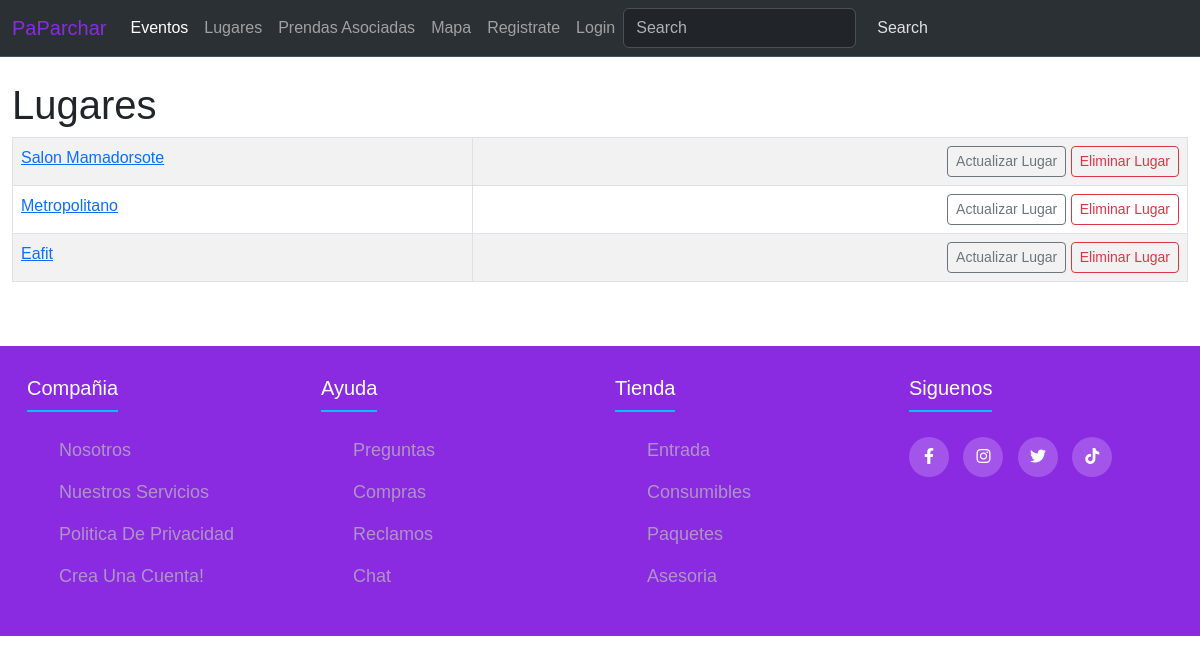
Page /venue on the earlier database version.
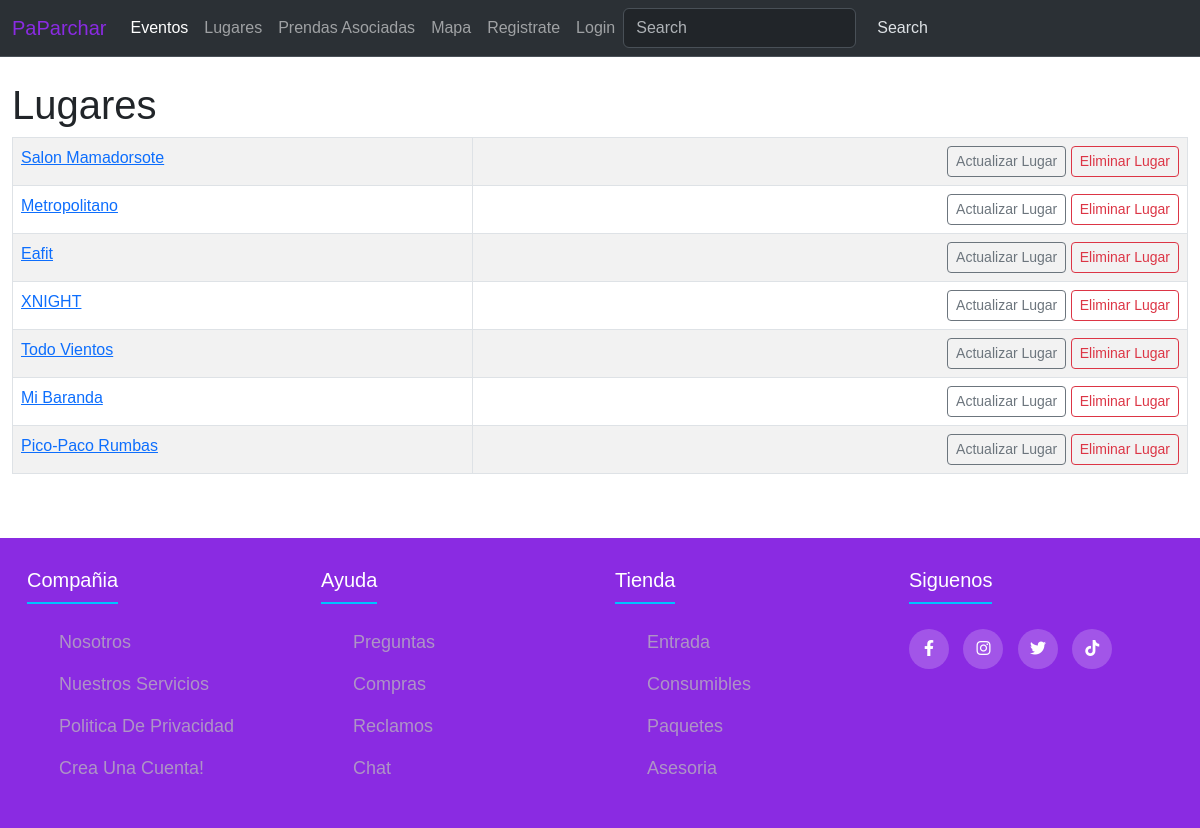
Same page on the later database version.
### eventos/models.py (models this page shows)
class Venue(models.Model):
    name = models.CharField(max_length=150)
    address = models.CharField(max_length=300)
    phone = models.IntegerField(validators=[MinValueValidator(0),MaxValueValidator(11)])
    email_address = models.CharField(max_length=250)
    def __str__(self) -> str:
        return self.name

### eventos/views.py (the view)
# urls.py: path('venue',eventoVista.venues, name='venue'),
def venues(request):
    venue_list = Venue.objects.all()
    return render(request, 'eventos/venue.html', {'venue_list':venue_list})

### eventos/templates/eventos/venue.html
{% extends 'eventos/base.html' %}
{% block content %}
<div class="container-fluid">
<h1>Lugares</h1>
    <table class ="table table-striped table-hover table-bordered">
        {% for venue in venue_list %}
          <tr>
            <td>
           <a href="{% url 'show_venue' venue.id %}"> {{ venue }}</a><br/>
            </td>
           <td align="right">
            <a href="{% url 'update_venue' venue.id %}" class="btn btn-outline-secondary btn-sm">Actualizar lugar</a>
            <a href="{% url 'delete_venue' venue.id %}" class="btn btn-outline-danger btn-sm">Eliminar lugar</a>
            </td>
        </tr>
        {% endfor %}
    </table>
</div>
    <br/>
{% endblock %}

### eventos/templates/eventos/base.html (shortened to what this page needs)
{% load static %}
<!doctype html>
<html lang="en">
  <head>
    <link href="https://cdn.jsdelivr.net/npm/bootstrap@5.3.2/dist/css/bootstrap.min.css" rel="stylesheet">
    <link rel="stylesheet" href='{% static "css/footer.css" %}'>
  </head>
  <body>
    <header>
      {% include 'eventos/navbar.html' %}
    </header>
    <br/>
      {% block content %}
      {% endblock %}
    <br/>
    <footer>
      {% include 'eventos/footer.html' %}
    </footer>
  <body>
</html>

### eventos/templates/eventos/navbar.html (shortened to what this page needs)
<nav class="navbar navbar-expand-lg bg-body-tertiary bg-dark border-bottom border-body" data-bs-theme="dark">
    <div class="container-fluid">
      <a class="navbar-brand" href="{% url 'home' %}" style="color: blueviolet;">PaParchar</a>
      <div class="collapse navbar-collapse" id="navbarSupportedContent">
        <ul class="navbar-nav me-auto mb-2 mb-lg-0">
          <li class="nav-item">
            <a class="nav-link active" aria-current="page" href="{% url 'eventlist' %}">Eventos</a>
          </li>
          <li class="nav-item">
            <a class="nav-link" href="{% url 'venue' %}">Lugares</a>
          </li>
          <li class="nav-item">
            <a class="nav-link" href="{% url 'prendas' %}">Prendas Asociadas</a>
          </li>
          <li class="nav-item">
            <a class="nav-link " href="#">Mapa</a>
          </li>
          {% if user.is_authenticated %}
          <li class="nav-item">
            <a class="nav-link " href="{% url 'logout_user' %}">logout</a>
          </li>
          <li class="nav-item dropdown">
            <a class="nav-link dropdown-toggle" href="#" role="button" data-bs-toggle="dropdown" aria-expanded="false">
              Acciones de usuario
            </a>
            <ul class="dropdown-menu">
              <li><a class="dropdown-item" href="{% url 'add_event' %}">Añadir Evento</a></li>
              <li><a class="dropdown-item" href="{% url 'add_venue' %}">Añadir Lugar</a></li>
              <li><hr class="dropdown-divider"></li>
              <li><a class="dropdown-item" href="#">Something else here</a></li>
            </ul>
          </li>
        </ul>
        {% else %}
          <li class="nav-item">
            <a class="nav-link " href="{% url 'register_user' %}">Registrate</a>
          </li>
          <li class="nav-item">
            <a class="nav-link " href="{% url 'login_user' %}">login</a>
          </li>
        {% endif %}
        <form class="d-flex" role="search" method= POST action = "{% url 'search_result' %}">
          <input class="form-control me-2" type="search" placeholder="Search" aria-label="Search" name="searched">
          <button class="btn btn-outline-secundary" type="submit">Search</button>
        </form>
      </div>
    </div>
  </nav>

### eventos/templates/eventos/footer.html (shortened to what this page needs)
{% load static %}
<!doctype html>
<html lang="en">
  <head>
    <link rel="stylesheet" href='{% static "css/footer.css" %}'>
    <link rel="stylesheet" href="https://cdnjs.cloudflare.com/ajax/libs/font-awesome/6.2.1/css/all.min.css">
    </head>
    <body>
        <footer class="footer">
            <div class="container">
                <div class="footer-row">
                    <div class="footer-links">
                        <h4>Compañia</h4>
                        <ul>
                            <li><a href="#">Nosotros</a></li>
                            <li><a href="#">Nuestros servicios</a></li>
                            <li><a href="#">Politica de privacidad</a></li>
                            <li><a href="{% url 'register_user'  %}">Crea una cuenta!</a></li>
                        </ul>
                    </div>
                    <div class="footer-links">
                        <h4>Ayuda</h4>
                        <ul>
                            <li><a href="#">Preguntas</a></li>
                            <li><a href="#">Compras</a></li>
                            <li><a href="#">Reclamos</a></li>
                            <li><a href="#">Chat</a></li>
                        </ul>
                    </div>
                    <div class="footer-links">
                        <h4>Tienda</h4>
                        <ul>
                            <li><a href="#">Entrada</a></li>
                            <li><a href="#">Consumibles</a></li>
                            <li><a href="#">Paquetes</a></li>
                            <li><a href="#">Asesoria</a></li>
                        </ul>
                    </div>
                    <div class="footer-links">
                        <h4>Siguenos</h4>
                        <div class="social-links">
                            <a href="#"><i class="fab fa-facebook-f"></i></a>
                            <a href="https://www.instagram.com/cysa.team/"><i class="fab fa-instagram"></i></a>
                            <a href="#"><i class="fab fa-twitter"></i></a>
                            <a href="#"><i class="fab fa-tiktok"></i></a>
                        </div>
                    </div>
                </div>
            </div>
        </footer>
    </body>

### eventos/static/css/footer.css (style rules this page uses)
* { margin: 0; padding: 0; box-sizing: border-box; list-style: none; }
body { font-family: sans-serif; text-transform: capitalize; display: flex; flex-direction: column; min-height: 100vh; }
.container { max-width: 1200px; margin: 0 auto; }
.footer { background-color: blueviolet; padding: 30px 0; margin-top: auto; }
.footer-row { display: flex; flex-wrap: wrap; }
.footer-links { width: 25%; padding: 0 15px; }
.footer-links h4 { font-size: 20px; color: #FFFF; margin-bottom: 25px; font-weight: 500; border-bottom: 2px solid #00C3FF; padding-bottom: 10px; display: inline-block; }
.footer-links ul li a { font-size: 18px; text-decoration: none; color: #BBBB; display: block; margin-bottom: 15px; transition: all .3s ease; }
.social-links a { display: inline-block; min-height: 40px; width: 40px; background-color: rgba(255,255,255,0.2); margin: 0 10px 10px 0; text-align: center; line-height: 40px; border-radius: 50%; color: #FFFF; transition: all .5s ease; }

Differences in the rows shown:
added Venue: name "XNIGHT"
added Venue: name "Todo Vientos"
added Venue: name "Mi Baranda"
added Venue: name "Pico-Paco Rumbas"
